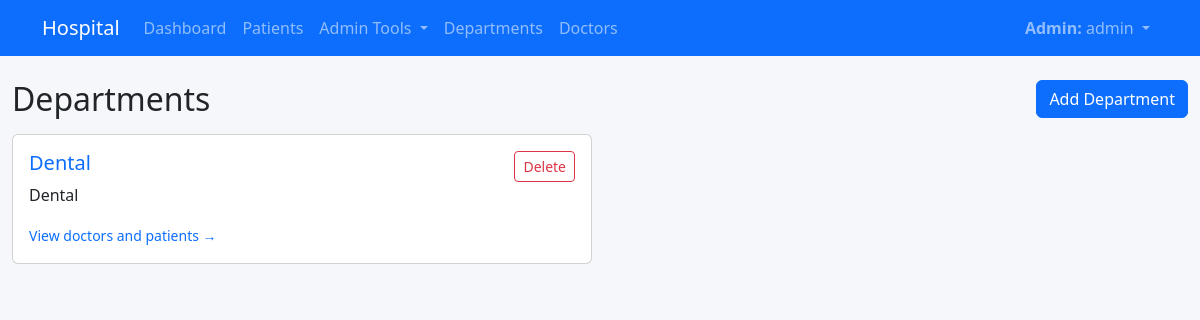
Screenshot of /departments/ (signed in) with the database file from the repository.
### core/models.py (models this page shows, shortened)
class User(AbstractUser):
    class Roles(models.TextChoices):
        SUPERADMIN = 'superadmin', 'Super Admin'
        ADMIN = 'admin', 'Admin'
        DOCTOR = 'doctor', 'Doctor'
        PATIENT = 'patient', 'Patient'
        ANALYST = 'analyst', 'Analyst'
    role = models.CharField(
        max_length=20,
        choices=Roles.choices,
        default=Roles.PATIENT,
        help_text="Controls provisioning, profiles, and access policies.",
    )
    objects = UserManager()
    @property
    def is_patient(self) -> bool:
        return self.role == self.Roles.PATIENT
    class Meta:
        ordering = ['username']

class Department(models.Model):
    name = models.CharField(max_length=120, unique=True)
    description = models.TextField(blank=True)

### core/views.py (the view)
# urls.py: path('departments/', views.departments, name='departments'),
@login_required
def departments(request):
    department_list = Department.objects.all()
    return render(request, 'departments.html', {'departments': department_list})

### templates/departments.html (shortened to what this page needs)
{% extends 'base.html' %}
{% block content %}
<div class="d-flex justify-content-between align-items-center mb-3">
  <h2 class="mb-0">Departments</h2>
  {% if request.user.is_staff %}
    <a class="btn btn-primary" href="{% url 'department_create' %}">Add Department</a>
  {% endif %}
</div>
<div class="row row-cols-1 row-cols-md-2 g-3">
  {% for d in departments %}
  <div class="col">
    <div class="card h-100">
      <div class="card-body">
        <div class="d-flex justify-content-between align-items-start">
          <div class="flex-grow-1">
            <h5 class="card-title">
              <a href="{% url 'department_detail' d.pk %}" class="text-decoration-none">{{ d.name }}</a>
            </h5>
            <p class="card-text">{{ d.description|default:'No description available.' }}</p>
            <small class="text-muted">
              <a href="{% url 'department_detail' d.pk %}" class="text-decoration-none">View doctors and patients →</a>
            </small>
          </div>
          {% if request.user.is_staff %}
          <a href="{% url 'department_delete' d.pk %}" class="btn btn-sm btn-outline-danger ms-2" onclick="return confirm('Are you sure you want to delete this department?');">Delete</a>
          {% endif %}
        </div>
      </div>
    </div>
  </div>
  {% empty %}
  <p>No departments yet.</p>
  {% endfor %}
</div>
{% endblock %}

### templates/base.html (shortened to what this page needs)
{% load static %}
<!DOCTYPE html>
<html lang="en">
<head>
    <link href="https://cdn.jsdelivr.net/npm/bootstrap@5.3.3/dist/css/bootstrap.min.css" rel="stylesheet">
    <link rel="stylesheet" href="{% static 'css/site.css' %}">
</head>
<body>
<nav class="navbar navbar-expand-lg navbar-dark bg-primary">
  <div class="container">
    <a class="navbar-brand" href="/">Hospital</a>
    <div class="collapse navbar-collapse" id="navbarsExample">
      <ul class="navbar-nav me-auto mb-2 mb-lg-0">
        {% if user.is_authenticated %}
          {% if user.is_staff %}
            <li class="nav-item"><a class="nav-link" href="{% url 'dashboard' %}">Dashboard</a></li>
            <li class="nav-item"><a class="nav-link" href="{% url 'patient_list' %}">Patients</a></li>
            <li class="nav-item dropdown">
              <a class="nav-link dropdown-toggle" href="#" id="adminToolsDropdown" role="button" data-bs-toggle="dropdown" aria-expanded="false">
                Admin Tools
              </a>
            </li>
          {% elif user.is_doctor %}
            <li class="nav-item"><a class="nav-link" href="{% url 'doctor_patients' %}">My Patients</a></li>
          {% else %}
            {% if user.is_patient %}
              <li class="nav-item"><a class="nav-link" href="{% url 'patient_detail' user.patient_profile.pk %}">My Profile</a></li>
            {% endif %}
          {% endif %}
          <li class="nav-item"><a class="nav-link" href="{% url 'departments' %}">Departments</a></li>
          <li class="nav-item"><a class="nav-link" href="{% url 'doctors' %}">Doctors</a></li>
        {% endif %}
      </ul>
      <ul class="navbar-nav">
        {% if user.is_authenticated %}
          <li class="nav-item dropdown">
            <a class="nav-link dropdown-toggle" href="#" id="navbarDropdown" role="button" data-bs-toggle="dropdown" aria-expanded="false">
              {% if user.is_staff %}
                <strong>Admin:</strong> {{ user.username }}
              {% elif user.is_doctor %}
                <strong>Doctor:</strong> {{ user.username }}
              {% else %}
                {% if user.is_patient %}
                  <strong>Patient:</strong> {{ user.patient_profile.full_name }}
                {% else %}
                  {{ user.username }}
                {% endif %}
              {% endif %}
            </a>
          </li>
        {% else %}
          <li class="nav-item"><a class="nav-link" href="{% url 'login' %}">Login</a></li>
          <li class="nav-item"><a class="nav-link" href="{% url 'patient_signup' %}">Sign Up</a></li>
        {% endif %}
      </ul>
    </div>
  </div>
  </nav>
  <main class="container py-4">
    {% block content %}{% endblock %}
  </main>
</body>
</html>

### static/css/site.css (style rules this page uses)
body { background-color: #f5f7fb; min-height: 100vh; font-family: "Segoe UI", Tahoma, Geneva, Verdana, sans-serif; }
main.container { max-width: 1280px; }

### rows the page displays
User: username "admin"
Department: name "Dental", description "Dental"
